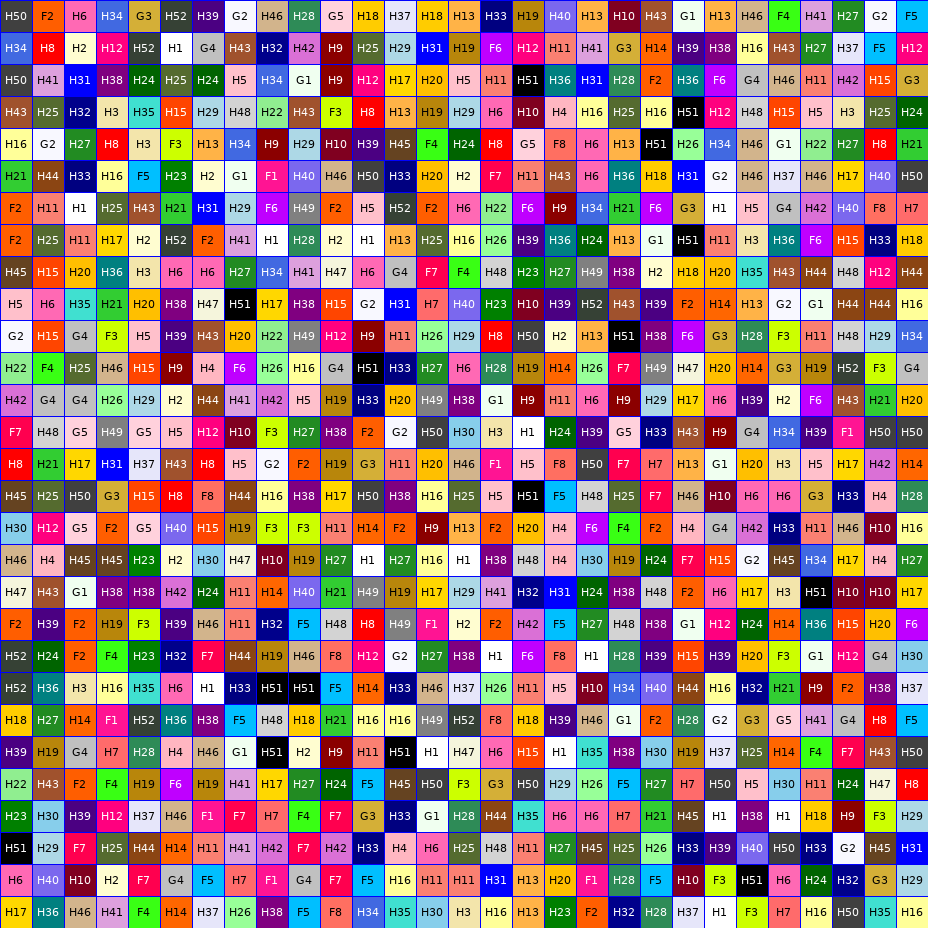
#> input picture backend/tests/fixtures/templates/template_29x29_s0.png, 928 x 928 px
$ python augment.py ../../backend/tests/fixtures/templates out
#> lines starting #> are read from the running program, lines starting #| are printed output that depends on the picture
"""
Data augmentation script for Perler bead pattern images.
Produces augmented variants to increase training data diversity for YOLO fine-tuning.

Usage:
    python scripts/augment.py <input_dir> <output_dir>

Classes:
    0 = bead_board (拼豆图)
    1 = color_card (色卡)
"""
import cv2
import numpy as np
import os
import glob
from pathlib import Path


def augment_image(image_path: str, output_dir: str, prefix: str = ""):
    """Apply augmentations to a single image and save variants."""
#> called with output_dir = 'out', prefix = ''
    img = cv2.imread(image_path)
#> img is the input picture: shape (928, 928, 3); mean B, G, R 124.6, 121.9, 155.3
    if img is None:
        return []
    h, w = img.shape[:2]
#> h = 928; w = 928
    base = Path(image_path).stem
    saved = []

    out_path = os.path.join(output_dir, f"{prefix}{base}_orig.jpg")
    cv2.imwrite(out_path, img)
    saved.append(out_path)

    for angle in [-10, 10]:
        M = cv2.getRotationMatrix2D((w / 2, h / 2), angle, 1.0)
        rotated = cv2.warpAffine(img, M, (w, h), borderMode=cv2.BORDER_REPLICATE)
        out_path = os.path.join(output_dir, f"{prefix}{base}_rot{angle}.jpg")
        cv2.imwrite(out_path, rotated)
        saved.append(out_path)
#> this loop made 2 passes
#> pass 1, in augment_image, `rotated = cv2.warpAffine(img, M, (w, h), borderMode=cv2.BORDER_REPLICA..`:
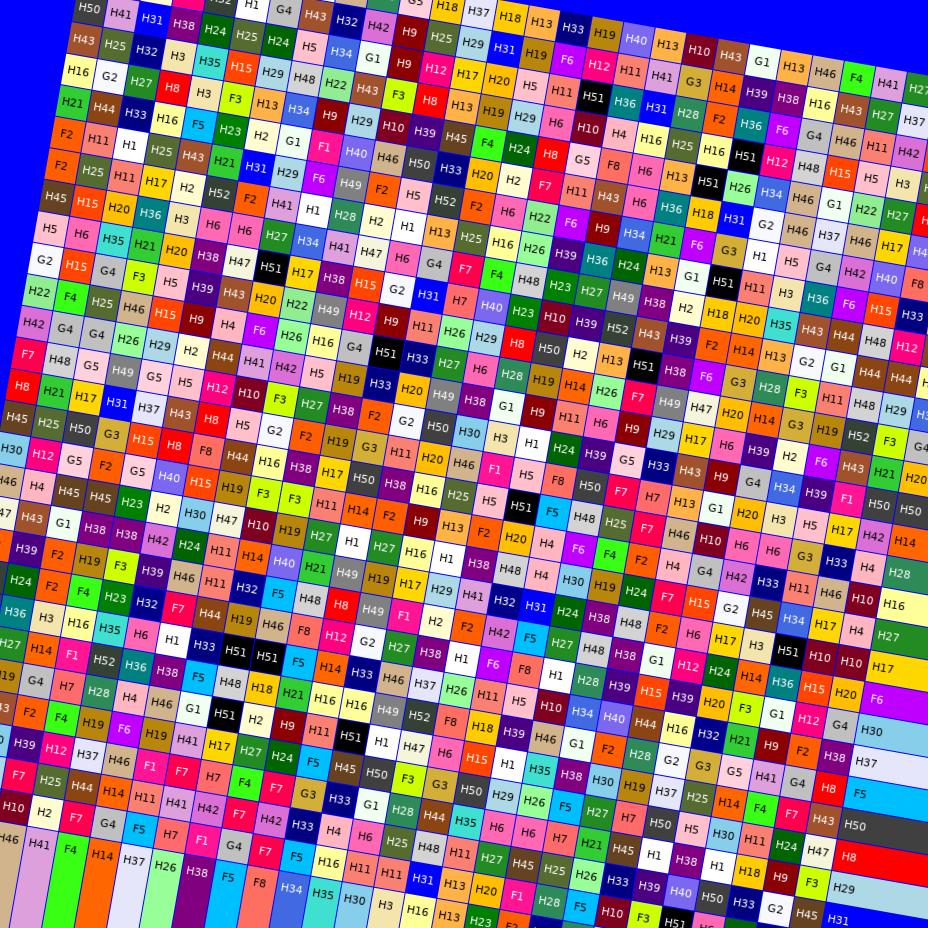
#> rotated: shape (928, 928, 3); mean B, G, R 130.5, 118, 150.4
#> pass 2, in augment_image, `rotated = cv2.warpAffine(img, M, (w, h), borderMode=cv2.BORDER_REPLICA..`:
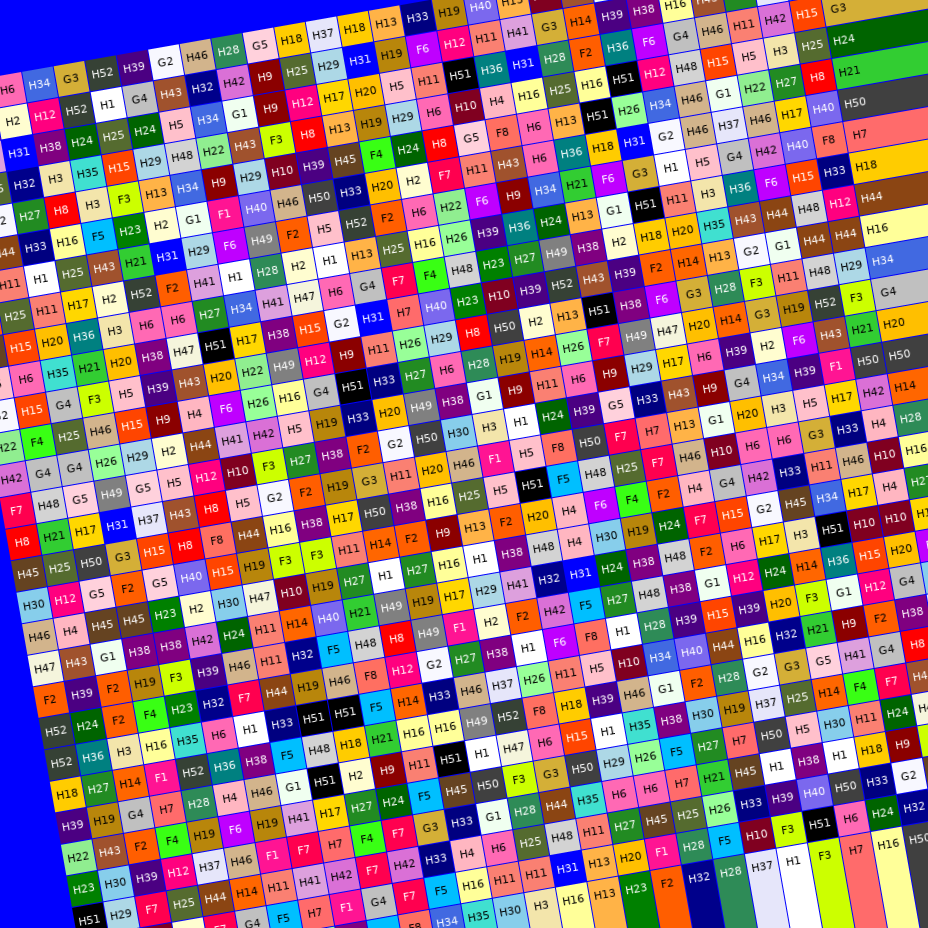
#> rotated: shape (928, 928, 3); mean B, G, R 127.5, 117.6, 150.1
#> after the loop, saved = ['out/template_29x29_s0_orig.jpg', 'out/template_29x29_s0_rot-10.jpg', 'out/template_29x29_s0_rot10.jpg']

    for alpha in [0.8, 1.2]:
        adjusted = cv2.convertScaleAbs(img, alpha=alpha, beta=0)
        out_path = os.path.join(output_dir, f"{prefix}{base}_bright{int(alpha * 100)}.jpg")
        cv2.imwrite(out_path, adjusted)
        saved.append(out_path)
#> this loop made 2 passes
#> pass 1, in augment_image, `adjusted = cv2.convertScaleAbs(img, alpha=alpha, beta=0)`:
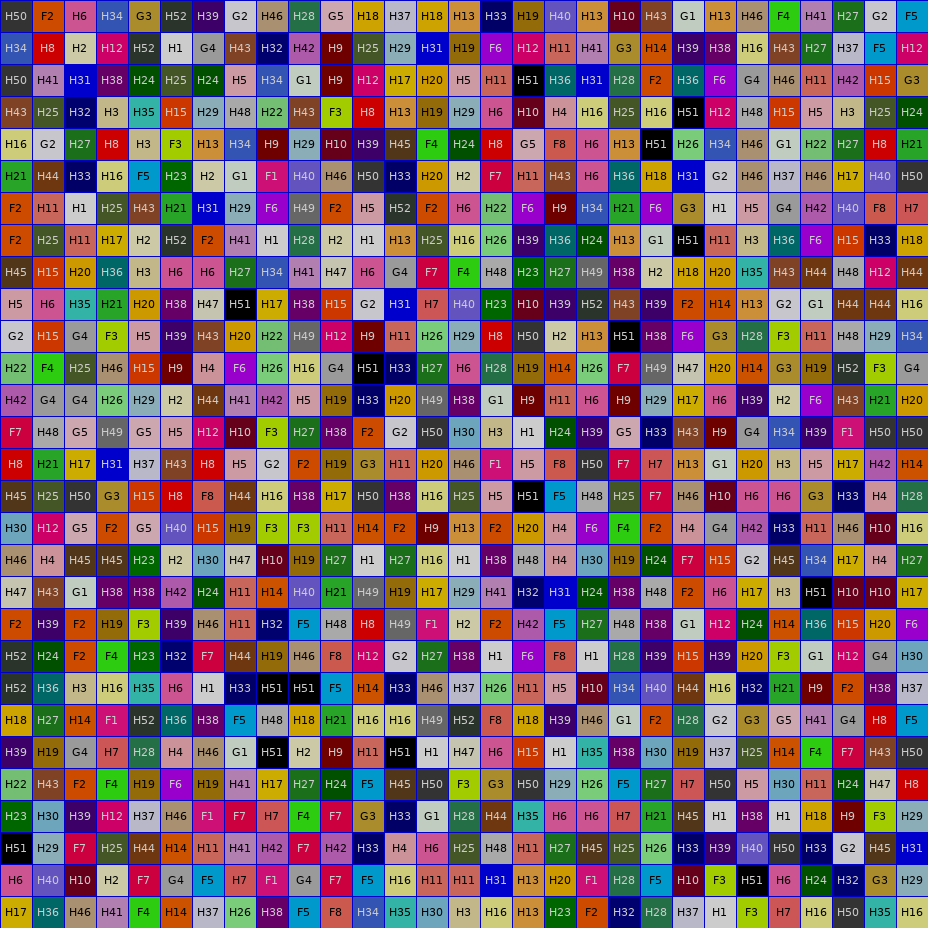
#> adjusted: shape (928, 928, 3); mean B, G, R 99.6, 97.5, 124.2
#> pass 2, in augment_image, `adjusted = cv2.convertScaleAbs(img, alpha=alpha, beta=0)`:
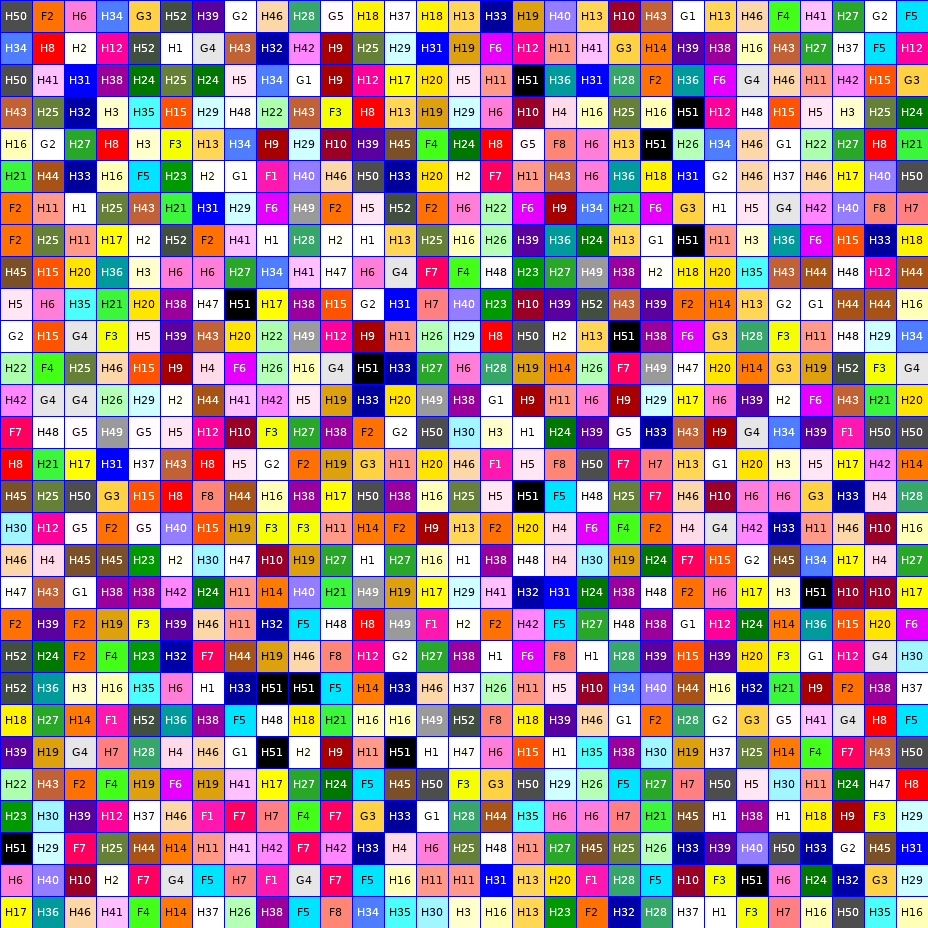
#> adjusted: shape (928, 928, 3); mean B, G, R 139.8, 138.9, 168.2
#> after the loop, saved = ['out/template_29x29_s0_orig.jpg', 'out/template_29x29_s0_rot-10.jpg', 'out/template_29x29_s0_rot10.jpg', 'out/template_29x29_s0_bright80.jpg', 'out/template_29x29_s0_bright120.jpg']

    flipped = cv2.flip(img, 1)
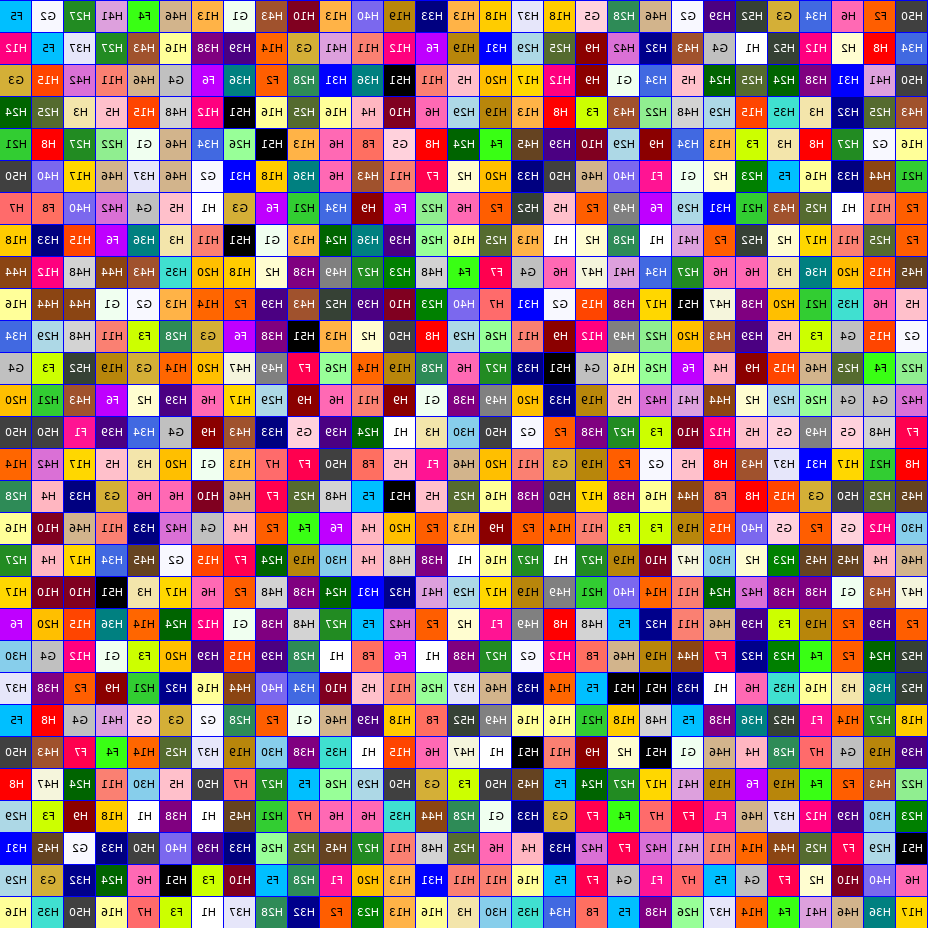
#> flipped: shape (928, 928, 3); mean B, G, R 124.6, 121.9, 155.3
    out_path = os.path.join(output_dir, f"{prefix}{base}_flip.jpg")
    cv2.imwrite(out_path, flipped)
    saved.append(out_path)

    blurred = cv2.GaussianBlur(img, (3, 3), 0.5)
    out_path = os.path.join(output_dir, f"{prefix}{base}_blur.jpg")
    cv2.imwrite(out_path, blurred)
    saved.append(out_path)

    return saved


if __name__ == "__main__":
    import sys

    if len(sys.argv) < 3:
        print("Usage: python scripts/augment.py <input_dir> <output_dir>")
        sys.exit(1)

    input_dir = sys.argv[1]
    output_dir = sys.argv[2]
    os.makedirs(output_dir, exist_ok=True)
    images = glob.glob(os.path.join(input_dir, "*.jpg")) + glob.glob(
        os.path.join(input_dir, "*.png")
    )
    if not images:
        print(f"No images found in {input_dir}")
        sys.exit(1)

    for img_path in images:
        augment_image(img_path, output_dir)
#> pass 2 of the loop `for img_path in images:`:
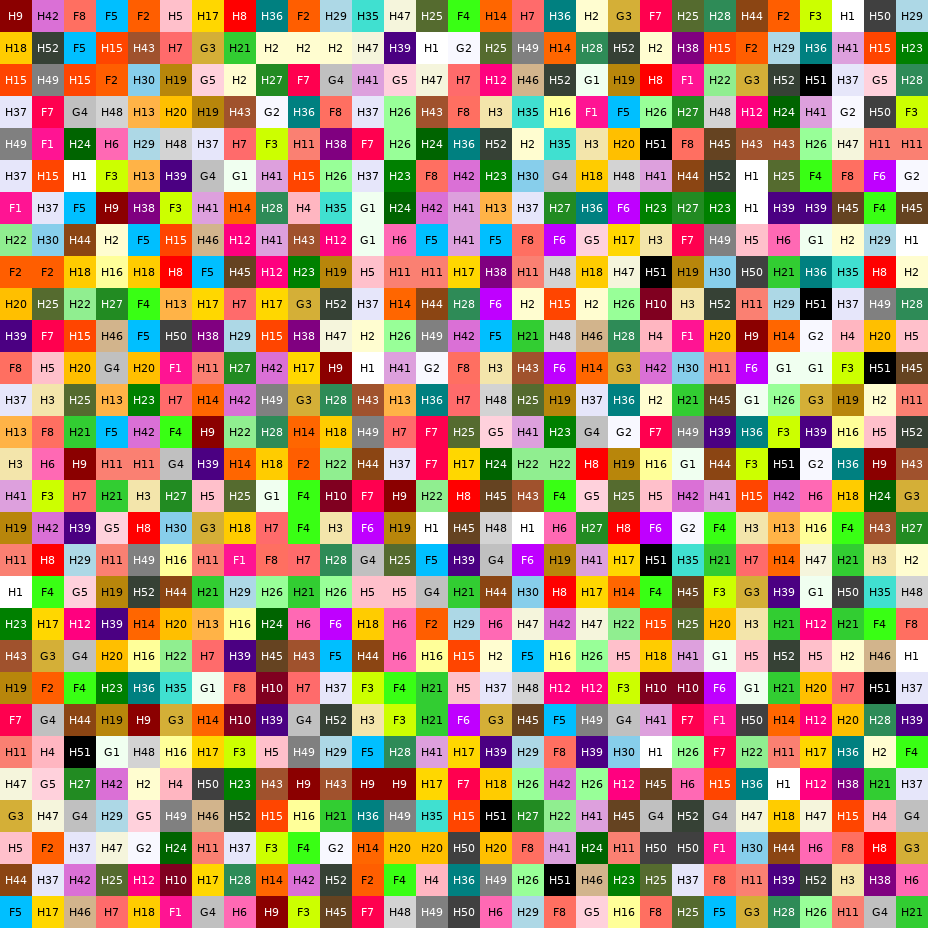
#> input picture backend/tests/fixtures/templates/template_29x29_s1.png, 928 x 928 px
#> in augment_image, img is the input picture: shape (928, 928, 3); mean B, G, R 114.2, 143.9, 173.1
#> the loop in augment_image (call 2), `for angle in [-10, 10]:` made 2 passes
#> M on passes 1 to 2: [[0.985, -0.174, 87.62], [0.174, 0.985, -73.52]], [[0.985, 0.174, -73.52], [-0.174, 0.985, 87.62]]
#> pass 1, in augment_image (call 2), `rotated = cv2.warpAffine(img, M, (w, h), borderMode=cv2.BORDER_REPLICA..`:
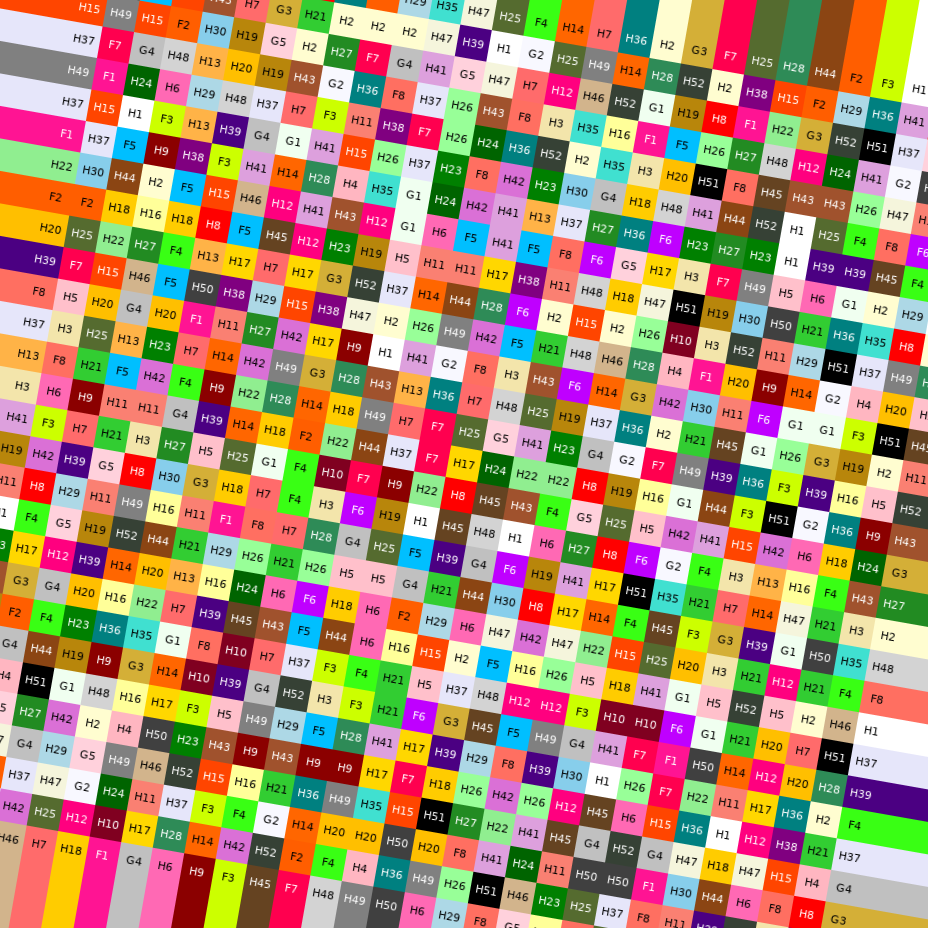
#> rotated: shape (928, 928, 3); mean B, G, R 114.2, 144.3, 174.7
#> after the loop in augment_image (call 2), `for angle in [-10, 10]:`: saved = ['out/template_29x29_s1_orig.jpg', 'out/template_29x29_s1_rot-10.jpg', 'out/template_29x29_s1_rot10.jpg']
#> after the loop in augment_image (call 2), `for alpha in [0.8, 1.2]:`: saved = ['out/template_29x29_s1_orig.jpg', 'out/template_29x29_s1_rot-10.jpg', 'out/template_29x29_s1_rot10.jpg', 'out/template_29x29_s1_bright80.jpg', 'out/template_29x29_s1_bright120.jpg']
#> in augment_image (call 2), `flipped = cv2.flip(img, 1)`:
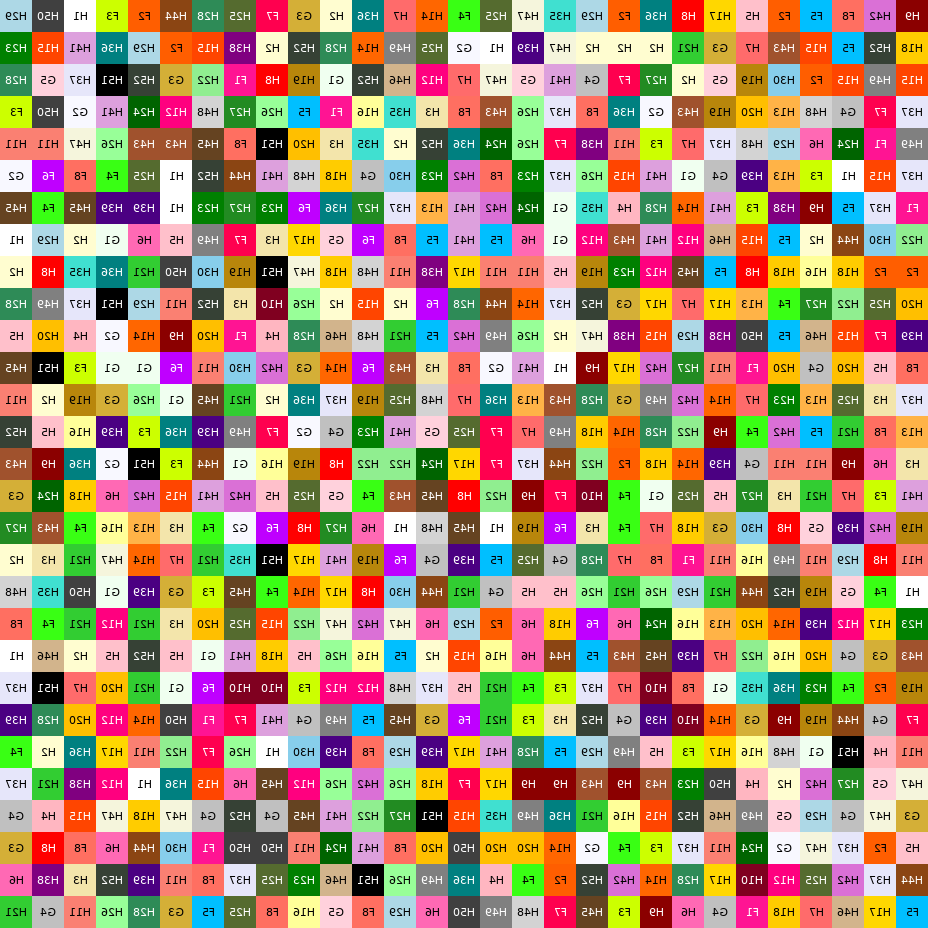
#> flipped: shape (928, 928, 3); mean B, G, R 114.2, 143.9, 173.1

    print(f"Augmented {len(images)} images -> {output_dir}")
